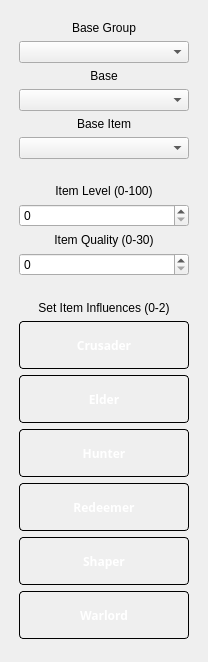
<?xml version="1.0" encoding="UTF-8"?>
<ui version="4.0">
    <class>LeftColumn</class>
    <widget class="QWidget" name="LeftColumn">
        <property name="geometry">
            <rect>
                <x>0</x>
                <y>0</y>
                <width>208</width>
                <height>662</height>
            </rect>
        </property>
        <property name="windowTitle">
            <string>Form</string>
        </property>
        <layout class="QVBoxLayout" name="main_pages_layout">
            <property name="spacing">
                <number>0</number>
            </property>
            <property name="leftMargin">
                <number>5</number>
            </property>
            <property name="topMargin">
                <number>5</number>
            </property>
            <property name="rightMargin">
                <number>5</number>
            </property>
            <property name="bottomMargin">
                <number>5</number>
            </property>
            <item>
                <widget class="QStackedWidget" name="menus">
                    <property name="currentIndex">
                        <number>1</number>
                    </property>
                    <widget class="QWidget" name="menu_1">
                        <layout class="QVBoxLayout" name="verticalLayout">
                            <property name="spacing">
                                <number>5</number>
                            </property>
                            <property name="leftMargin">
                                <number>5</number>
                            </property>
                            <property name="topMargin">
                                <number>5</number>
                            </property>
                            <property name="rightMargin">
                                <number>5</number>
                            </property>
                            <property name="bottomMargin">
                                <number>5</number>
                            </property>
                            <item>
                                <widget class="QWidget" name="btn_1_widget" native="true">
                                    <property name="minimumSize">
                                        <size>
                                            <width>0</width>
                                            <height>40</height>
                                        </size>
                                    </property>
                                    <property name="maximumSize">
                                        <size>
                                            <width>16777215</width>
                                            <height>40</height>
                                        </size>
                                    </property>
                                    <layout class="QVBoxLayout" name="btn_1_layout">
                                        <property name="spacing">
                                            <number>0</number>
                                        </property>
                                        <property name="leftMargin">
                                            <number>0</number>
                                        </property>
                                        <property name="topMargin">
                                            <number>0</number>
                                        </property>
                                        <property name="rightMargin">
                                            <number>0</number>
                                        </property>
                                        <property name="bottomMargin">
                                            <number>0</number>
                                        </property>
                                    </layout>
                                </widget>
                            </item>
                            <item>
                                <widget class="QWidget" name="btn_2_widget" native="true">
                                    <property name="minimumSize">
                                        <size>
                                            <width>0</width>
                                            <height>40</height>
                                        </size>
                                    </property>
                                    <property name="maximumSize">
                                        <size>
                                            <width>16777215</width>
                                            <height>40</height>
                                        </size>
                                    </property>
                                    <layout class="QVBoxLayout" name="btn_2_layout">
                                        <property name="spacing">
                                            <number>0</number>
                                        </property>
                                        <property name="leftMargin">
                                            <number>0</number>
                                        </property>
                                        <property name="topMargin">
                                            <number>0</number>
                                        </property>
                                        <property name="rightMargin">
                                            <number>0</number>
                                        </property>
                                        <property name="bottomMargin">
                                            <number>0</number>
                                        </property>
                                    </layout>
                                </widget>
                            </item>
                            <item>
                                <widget class="QWidget" name="btn_3_widget" native="true">
                                    <property name="minimumSize">
                                        <size>
                                            <width>0</width>
                                            <height>40</height>
                                        </size>
                                    </property>
                                    <property name="maximumSize">
                                        <size>
                                            <width>16777215</width>
                                            <height>40</height>
                                        </size>
                                    </property>
                                    <layout class="QVBoxLayout" name="btn_3_layout">
                                        <property name="spacing">
                                            <number>0</number>
                                        </property>
                                        <property name="leftMargin">
                                            <number>0</number>
                                        </property>
                                        <property name="topMargin">
                                            <number>0</number>
                                        </property>
                                        <property name="rightMargin">
                                            <number>0</number>
                                        </property>
                                        <property name="bottomMargin">
                                            <number>0</number>
                                        </property>
                                    </layout>
                                </widget>
                            </item>
                            <item>
                                <widget class="QLabel" name="label_1">
                                    <property name="font">
                                        <font>
                                            <pointsize>16</pointsize>
                                        </font>
                                    </property>
                                    <property name="styleSheet">
                                        <string notr="true">font-size: 16pt</string>
                                    </property>
                                    <property name="text">
                                        <string>Menu 1 - Left Menu</string>
                                    </property>
                                    <property name="alignment">
                                        <set>Qt::AlignCenter</set>
                                    </property>
                                </widget>
                            </item>
                        </layout>
                    </widget>
                    <widget class="QWidget" name="menu_2">
                        <layout class="QVBoxLayout" name="verticalLayout_2">
                            <property name="spacing">
                                <number>5</number>
                            </property>
                            <property name="leftMargin">
                                <number>5</number>
                            </property>
                            <property name="topMargin">
                                <number>5</number>
                            </property>
                            <property name="rightMargin">
                                <number>5</number>
                            </property>
                            <property name="bottomMargin">
                                <number>5</number>
                            </property>
                            <item>
                                <widget class="QWidget" name="widget" native="true">
                                    <property name="sizePolicy">
                                        <sizepolicy hsizetype="Preferred" vsizetype="Maximum">
                                            <horstretch>0</horstretch>
                                            <verstretch>0</verstretch>
                                        </sizepolicy>
                                    </property>
                                    <layout class="QVBoxLayout" name="verticalLayout_3">
                                        <item>
                                            <widget class="QLabel" name="label">
                                                <property name="text">
                                                    <string>Base Group</string>
                                                </property>
                                                <property name="alignment">
                                                    <set>Qt::AlignCenter</set>
                                                </property>
                                                <property name="buddy">
                                                    <cstring>comboBox</cstring>
                                                </property>
                                            </widget>
                                        </item>
                                        <item>
                                            <widget class="QComboBox" name="comboBox"/>
                                        </item>
                                        <item>
                                            <widget class="QLabel" name="label_4">
                                                <property name="text">
                                                    <string>Base</string>
                                                </property>
                                                <property name="alignment">
                                                    <set>Qt::AlignCenter</set>
                                                </property>
                                                <property name="buddy">
                                                    <cstring>comboBox_2</cstring>
                                                </property>
                                            </widget>
                                        </item>
                                        <item>
                                            <widget class="QComboBox" name="comboBox_2"/>
                                        </item>
                                        <item>
                                            <widget class="QLabel" name="label_5">
                                                <property name="text">
                                                    <string>Base Item</string>
                                                </property>
                                                <property name="alignment">
                                                    <set>Qt::AlignCenter</set>
                                                </property>
                                                <property name="buddy">
                                                    <cstring>comboBox_3</cstring>
                                                </property>
                                            </widget>
                                        </item>
                                        <item>
                                            <widget class="QComboBox" name="comboBox_3"/>
                                        </item>
                                    </layout>
                                </widget>
                            </item>
                            <item>
                                <widget class="QWidget" name="widget_2" native="true">
                                    <property name="sizePolicy">
                                        <sizepolicy hsizetype="Minimum" vsizetype="Maximum">
                                            <horstretch>0</horstretch>
                                            <verstretch>0</verstretch>
                                        </sizepolicy>
                                    </property>
                                    <layout class="QVBoxLayout" name="verticalLayout_4">
                                        <item>
                                            <widget class="QLabel" name="label_2">
                                                <property name="text">
                                                    <string>Item Level (0-100)</string>
                                                </property>
                                                <property name="alignment">
                                                    <set>Qt::AlignCenter</set>
                                                </property>
                                                <property name="buddy">
                                                    <cstring>spinBox</cstring>
                                                </property>
                                            </widget>
                                        </item>
                                        <item>
                                            <widget class="QSpinBox" name="spinBox">
                                                <property name="maximum">
                                                    <number>100</number>
                                                </property>
                                            </widget>
                                        </item>
                                        <item>
                                            <widget class="QLabel" name="label_3">
                                                <property name="text">
                                                    <string>Item Quality (0-30)</string>
                                                </property>
                                                <property name="alignment">
                                                    <set>Qt::AlignCenter</set>
                                                </property>
                                                <property name="buddy">
                                                    <cstring>spinBox_2</cstring>
                                                </property>
                                            </widget>
                                        </item>
                                        <item>
                                            <widget class="QSpinBox" name="spinBox_2">
                                                <property name="maximum">
                                                    <number>30</number>
                                                </property>
                                            </widget>
                                        </item>
                                    </layout>
                                </widget>
                            </item>
                            <item>
                                <widget class="QWidget" name="widget_3" native="true">
                                    <property name="sizePolicy">
                                        <sizepolicy hsizetype="Preferred" vsizetype="Maximum">
                                            <horstretch>0</horstretch>
                                            <verstretch>0</verstretch>
                                        </sizepolicy>
                                    </property>
                                    <layout class="QVBoxLayout" name="verticalLayout_5">
                                        <item>
                                            <widget class="QLabel" name="item_influences_label">
                                                <property name="sizePolicy">
                                                    <sizepolicy hsizetype="Preferred" vsizetype="Maximum">
                                                        <horstretch>0</horstretch>
                                                        <verstretch>0</verstretch>
                                                    </sizepolicy>
                                                </property>
                                                <property name="text">
                                                    <string>Set Item Influences (0-2)</string>
                                                </property>
                                                <property name="alignment">
                                                    <set>Qt::AlignCenter</set>
                                                </property>
                                            </widget>
                                        </item>
                                        <item>
                                            <widget class="QPushButton" name="crusader_btn">
                                                <property name="styleSheet">
                                                    <string notr="true">QPushButton {
                                                        border: 1px solid #000;
                                                        border-radius: 4px;
                                                        background-color: qlineargradient(x1: 0, y1: 1, x2: 0, y2: 0,
                                                        stop: 0 #1e1e1e, stop: 1 #3c3c3c);
                                                        border-image: none;
                                                        color: #FFF;
                                                        box-shadow: inset 0 1px 1px #666, 0 1px 2px rgba(0,0,0,0.31);
                                                        font-family: Open Sans;
                                                        font-size: 12px;
                                                        font-weight: bold;
                                                        height: 36px;
                                                        line-height: 36px;
                                                        text-align: center;
                                                        margin: 0px;
                                                        padding: 5px 10px;
                                                        cursor: pointer;
                                                        text-shadow: 1px 1px #000;
                                                        vertical-align: top;
                                                        }
                                                        QPushButton::hover {
                                                        background-color: qlineargradient(x1:0, y1:0, x2:0, y2:1, stop:0
                                                        rgba(30, 30, 30, 1), stop:1 rgba(75, 75, 75, 1));
                                                        }
                                                        QPushButton::pressed {

                                                        background-color: qlineargradient(x1:0, y1:0, x2:0, y2:1, stop:0
                                                        rgba(221, 204, 153, 1), stop:1 rgba(255, 238, 187, 255));
                                                        }
                                                        QPushButton::checked {
                                                        background-color: qlineargradient(x1:0, y1:0, x2:0, y2:1, stop:0
                                                        rgba(221, 204, 153, 1), stop:1 rgba(255, 238, 187, 255));
                                                        color: #332211;
                                                        text-shadow: 1px 1px #FFF;
                                                        box-shadow: inset 0 1px 1px #BBB, 0 1px 2px rgba(0,0,0,0.31);
                                                        font-weight: bold;
                                                        }
                                                        QPushButton::flat {
                                                        border: none;
                                                        }
                                                    </string>
                                                </property>
                                                <property name="text">
                                                    <string>Crusader</string>
                                                </property>
                                                <property name="icon">
                                                    <iconset resource="../../assets/assets.qrc">
                                                        <normaloff>
                                                            :/influences/images/influences/crusader_influence.png</normaloff>
                                                        :/influences/images/influences/crusader_influence.png
                                                    </iconset>
                                                </property>
                                            </widget>
                                        </item>
                                        <item>
                                            <widget class="QPushButton" name="elder_btn">
                                                <property name="styleSheet">
                                                    <string notr="true">QPushButton {
                                                        border: 1px solid #000;
                                                        border-radius: 4px;
                                                        background-color: qlineargradient(x1: 0, y1: 1, x2: 0, y2: 0,
                                                        stop: 0 #1e1e1e, stop: 1 #3c3c3c);
                                                        border-image: none;
                                                        color: #FFF;
                                                        box-shadow: inset 0 1px 1px #666, 0 1px 2px rgba(0,0,0,0.31);
                                                        font-family: Open Sans;
                                                        font-size: 12px;
                                                        font-weight: bold;
                                                        height: 36px;
                                                        line-height: 36px;
                                                        text-align: center;
                                                        margin: 0px;
                                                        padding: 5px 10px;
                                                        cursor: pointer;
                                                        text-shadow: 1px 1px #000;
                                                        vertical-align: top;
                                                        }
                                                        QPushButton::hover {
                                                        background-color: qlineargradient(x1:0, y1:0, x2:0, y2:1, stop:0
                                                        rgba(30, 30, 30, 1), stop:1 rgba(75, 75, 75, 1));
                                                        }
                                                        QPushButton::pressed {

                                                        background-color: qlineargradient(x1:0, y1:0, x2:0, y2:1, stop:0
                                                        rgba(221, 204, 153, 1), stop:1 rgba(255, 238, 187, 255));
                                                        }
                                                        QPushButton::checked {
                                                        background-color: qlineargradient(x1:0, y1:0, x2:0, y2:1, stop:0
                                                        rgba(221, 204, 153, 1), stop:1 rgba(255, 238, 187, 255));
                                                        color: #332211;
                                                        text-shadow: 1px 1px #FFF;
                                                        box-shadow: inset 0 1px 1px #BBB, 0 1px 2px rgba(0,0,0,0.31);
                                                        font-weight: bold;
                                                        }
                                                        QPushButton::flat {
                                                        border: none;
                                                        }
                                                    </string>
                                                </property>
                                                <property name="text">
                                                    <string>Elder</string>
                                                </property>
                                                <property name="icon">
                                                    <iconset resource="../../assets/assets.qrc">
                                                        <normaloff>
                                                            :/influences/images/influences/elder_influence.png</normaloff>
                                                        :/influences/images/influences/elder_influence.png
                                                    </iconset>
                                                </property>
                                            </widget>
                                        </item>
                                        <item>
                                            <widget class="QPushButton" name="hunter_btn">
                                                <property name="styleSheet">
                                                    <string notr="true">QPushButton {
                                                        border: 1px solid #000;
                                                        border-radius: 4px;
                                                        background-color: qlineargradient(x1: 0, y1: 1, x2: 0, y2: 0,
                                                        stop: 0 #1e1e1e, stop: 1 #3c3c3c);
                                                        border-image: none;
                                                        color: #FFF;
                                                        box-shadow: inset 0 1px 1px #666, 0 1px 2px rgba(0,0,0,0.31);
                                                        font-family: Open Sans;
                                                        font-size: 12px;
                                                        font-weight: bold;
                                                        height: 36px;
                                                        line-height: 36px;
                                                        text-align: center;
                                                        margin: 0px;
                                                        padding: 5px 10px;
                                                        cursor: pointer;
                                                        text-shadow: 1px 1px #000;
                                                        vertical-align: top;
                                                        }
                                                        QPushButton::hover {
                                                        background-color: qlineargradient(x1:0, y1:0, x2:0, y2:1, stop:0
                                                        rgba(30, 30, 30, 1), stop:1 rgba(75, 75, 75, 1));
                                                        }
                                                        QPushButton::pressed {

                                                        background-color: qlineargradient(x1:0, y1:0, x2:0, y2:1, stop:0
                                                        rgba(221, 204, 153, 1), stop:1 rgba(255, 238, 187, 255));
                                                        }
                                                        QPushButton::checked {
                                                        background-color: qlineargradient(x1:0, y1:0, x2:0, y2:1, stop:0
                                                        rgba(221, 204, 153, 1), stop:1 rgba(255, 238, 187, 255));
                                                        color: #332211;
                                                        text-shadow: 1px 1px #FFF;
                                                        box-shadow: inset 0 1px 1px #BBB, 0 1px 2px rgba(0,0,0,0.31);
                                                        font-weight: bold;
                                                        }
                                                        QPushButton::flat {
                                                        border: none;
                                                        }
                                                    </string>
                                                </property>
                                                <property name="text">
                                                    <string>Hunter</string>
                                                </property>
                                                <property name="icon">
                                                    <iconset resource="../../assets/assets.qrc">
                                                        <normaloff>
                                                            :/influences/images/influences/hunter_influence.png</normaloff>
                                                        :/influences/images/influences/hunter_influence.png
                                                    </iconset>
                                                </property>
                                            </widget>
                                        </item>
                                        <item>
                                            <widget class="QPushButton" name="redeemer_btn">
                                                <property name="styleSheet">
                                                    <string notr="true">QPushButton {
                                                        border: 1px solid #000;
                                                        border-radius: 4px;
                                                        background-color: qlineargradient(x1: 0, y1: 1, x2: 0, y2: 0,
                                                        stop: 0 #1e1e1e, stop: 1 #3c3c3c);
                                                        border-image: none;
                                                        color: #FFF;
                                                        box-shadow: inset 0 1px 1px #666, 0 1px 2px rgba(0,0,0,0.31);
                                                        font-family: Open Sans;
                                                        font-size: 12px;
                                                        font-weight: bold;
                                                        height: 36px;
                                                        line-height: 36px;
                                                        text-align: center;
                                                        margin: 0px;
                                                        padding: 5px 10px;
                                                        cursor: pointer;
                                                        text-shadow: 1px 1px #000;
                                                        vertical-align: top;
                                                        }
                                                        QPushButton::hover {
                                                        background-color: qlineargradient(x1:0, y1:0, x2:0, y2:1, stop:0
                                                        rgba(30, 30, 30, 1), stop:1 rgba(75, 75, 75, 1));
                                                        }
                                                        QPushButton::pressed {

                                                        background-color: qlineargradient(x1:0, y1:0, x2:0, y2:1, stop:0
                                                        rgba(221, 204, 153, 1), stop:1 rgba(255, 238, 187, 255));
                                                        }
                                                        QPushButton::checked {
                                                        background-color: qlineargradient(x1:0, y1:0, x2:0, y2:1, stop:0
                                                        rgba(221, 204, 153, 1), stop:1 rgba(255, 238, 187, 255));
                                                        color: #332211;
                                                        text-shadow: 1px 1px #FFF;
                                                        box-shadow: inset 0 1px 1px #BBB, 0 1px 2px rgba(0,0,0,0.31);
                                                        font-weight: bold;
                                                        }
                                                        QPushButton::flat {
                                                        border: none;
                                                        }
                                                    </string>
                                                </property>
                                                <property name="text">
                                                    <string>Redeemer</string>
                                                </property>
                                                <property name="icon">
                                                    <iconset resource="../../assets/assets.qrc">
                                                        <normaloff>
                                                            :/influences/images/influences/redeemer_influence.png</normaloff>
                                                        :/influences/images/influences/redeemer_influence.png
                                                    </iconset>
                                                </property>
                                            </widget>
                                        </item>
                                        <item>
                                            <widget class="QPushButton" name="shaper_btn">
                                                <property name="styleSheet">
                                                    <string notr="true">QPushButton {
                                                        border: 1px solid #000;
                                                        border-radius: 4px;
                                                        background-color: qlineargradient(x1: 0, y1: 1, x2: 0, y2: 0,
                                                        stop: 0 #1e1e1e, stop: 1 #3c3c3c);
                                                        border-image: none;
                                                        color: #FFF;
                                                        box-shadow: inset 0 1px 1px #666, 0 1px 2px rgba(0,0,0,0.31);
                                                        font-family: Open Sans;
                                                        font-size: 12px;
                                                        font-weight: bold;
                                                        height: 36px;
                                                        line-height: 36px;
                                                        text-align: center;
                                                        margin: 0px;
                                                        padding: 5px 10px;
                                                        cursor: pointer;
                                                        text-shadow: 1px 1px #000;
                                                        vertical-align: top;
                                                        }
                                                        QPushButton::hover {
                                                        background-color: qlineargradient(x1:0, y1:0, x2:0, y2:1, stop:0
                                                        rgba(30, 30, 30, 1), stop:1 rgba(75, 75, 75, 1));
                                                        }
                                                        QPushButton::pressed {

                                                        background-color: qlineargradient(x1:0, y1:0, x2:0, y2:1, stop:0
                                                        rgba(221, 204, 153, 1), stop:1 rgba(255, 238, 187, 255));
                                                        }
                                                        QPushButton::checked {
                                                        background-color: qlineargradient(x1:0, y1:0, x2:0, y2:1, stop:0
                                                        rgba(221, 204, 153, 1), stop:1 rgba(255, 238, 187, 255));
                                                        color: #332211;
                                                        text-shadow: 1px 1px #FFF;
                                                        box-shadow: inset 0 1px 1px #BBB, 0 1px 2px rgba(0,0,0,0.31);
                                                        font-weight: bold;
                                                        }
                                                        QPushButton::flat {
                                                        border: none;
                                                        }
                                                    </string>
                                                </property>
                                                <property name="text">
                                                    <string>Shaper</string>
                                                </property>
                                                <property name="icon">
                                                    <iconset resource="../../assets/assets.qrc">
                                                        <normaloff>
                                                            :/influences/images/influences/shaper_influence.png</normaloff>
                                                        :/influences/images/influences/shaper_influence.png
                                                    </iconset>
                                                </property>
                                            </widget>
                                        </item>
                                        <item>
                                            <widget class="QPushButton" name="warlord_btn">
                                                <property name="styleSheet">
                                                    <string notr="true">QPushButton {
                                                        border: 1px solid #000;
                                                        border-radius: 4px;
                                                        background-color: qlineargradient(x1: 0, y1: 1, x2: 0, y2: 0,
                                                        stop: 0 #1e1e1e, stop: 1 #3c3c3c);
                                                        border-image: none;
                                                        color: #FFF;
                                                        box-shadow: inset 0 1px 1px #666, 0 1px 2px rgba(0,0,0,0.31);
                                                        font-family: Open Sans;
                                                        font-size: 12px;
                                                        font-weight: bold;
                                                        height: 36px;
                                                        line-height: 36px;
                                                        text-align: center;
                                                        margin: 0px;
                                                        padding: 5px 10px;
                                                        cursor: pointer;
                                                        text-shadow: 1px 1px #000;
                                                        vertical-align: top;
                                                        }
                                                        QPushButton::hover {
                                                        background-color: qlineargradient(x1:0, y1:0, x2:0, y2:1, stop:0
                                                        rgba(30, 30, 30, 1), stop:1 rgba(75, 75, 75, 1));
                                                        }
                                                        QPushButton::pressed {

                                                        background-color: qlineargradient(x1:0, y1:0, x2:0, y2:1, stop:0
                                                        rgba(221, 204, 153, 1), stop:1 rgba(255, 238, 187, 255));
                                                        }
                                                        QPushButton::checked {
                                                        background-color: qlineargradient(x1:0, y1:0, x2:0, y2:1, stop:0
                                                        rgba(221, 204, 153, 1), stop:1 rgba(255, 238, 187, 255));
                                                        color: #332211;
                                                        text-shadow: 1px 1px #FFF;
                                                        box-shadow: inset 0 1px 1px #BBB, 0 1px 2px rgba(0,0,0,0.31);
                                                        font-weight: bold;
                                                        }
                                                        QPushButton::flat {
                                                        border: none;
                                                        }
                                                    </string>
                                                </property>
                                                <property name="text">
                                                    <string>Warlord</string>
                                                </property>
                                                <property name="icon">
                                                    <iconset resource="../../assets/assets.qrc">
                                                        <normaloff>
                                                            :/influences/images/influences/warlord_influence.png</normaloff>
                                                        :/influences/images/influences/warlord_influence.png
                                                    </iconset>
                                                </property>
                                            </widget>
                                        </item>
                                    </layout>
                                </widget>
                            </item>
                        </layout>
                    </widget>
                </widget>
            </item>
        </layout>
    </widget>
    <resources>
        <include location="../../assets/assets.qrc"/>
    </resources>
    <connections/>
</ui>
